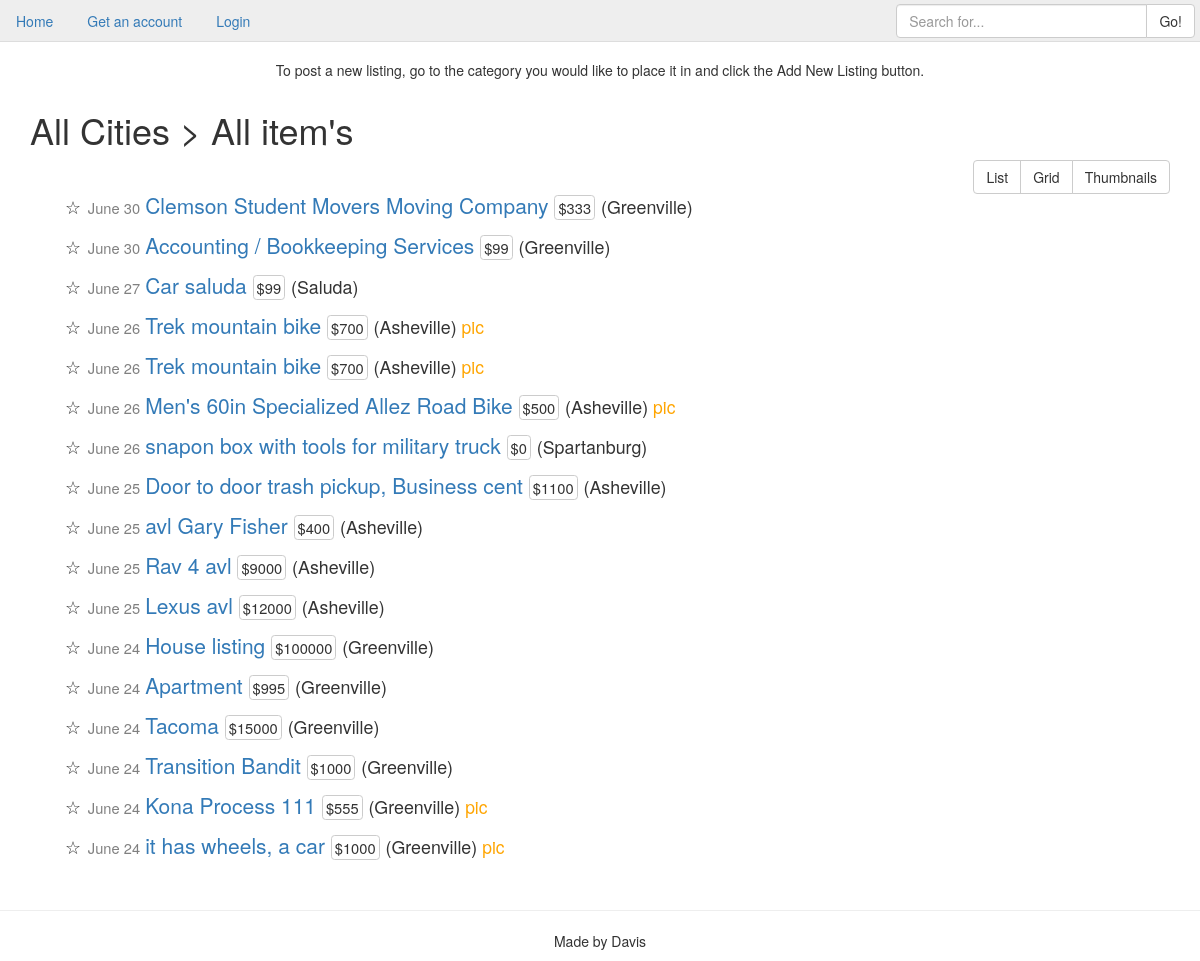
/search/, run on an earlier commit of the app's database.
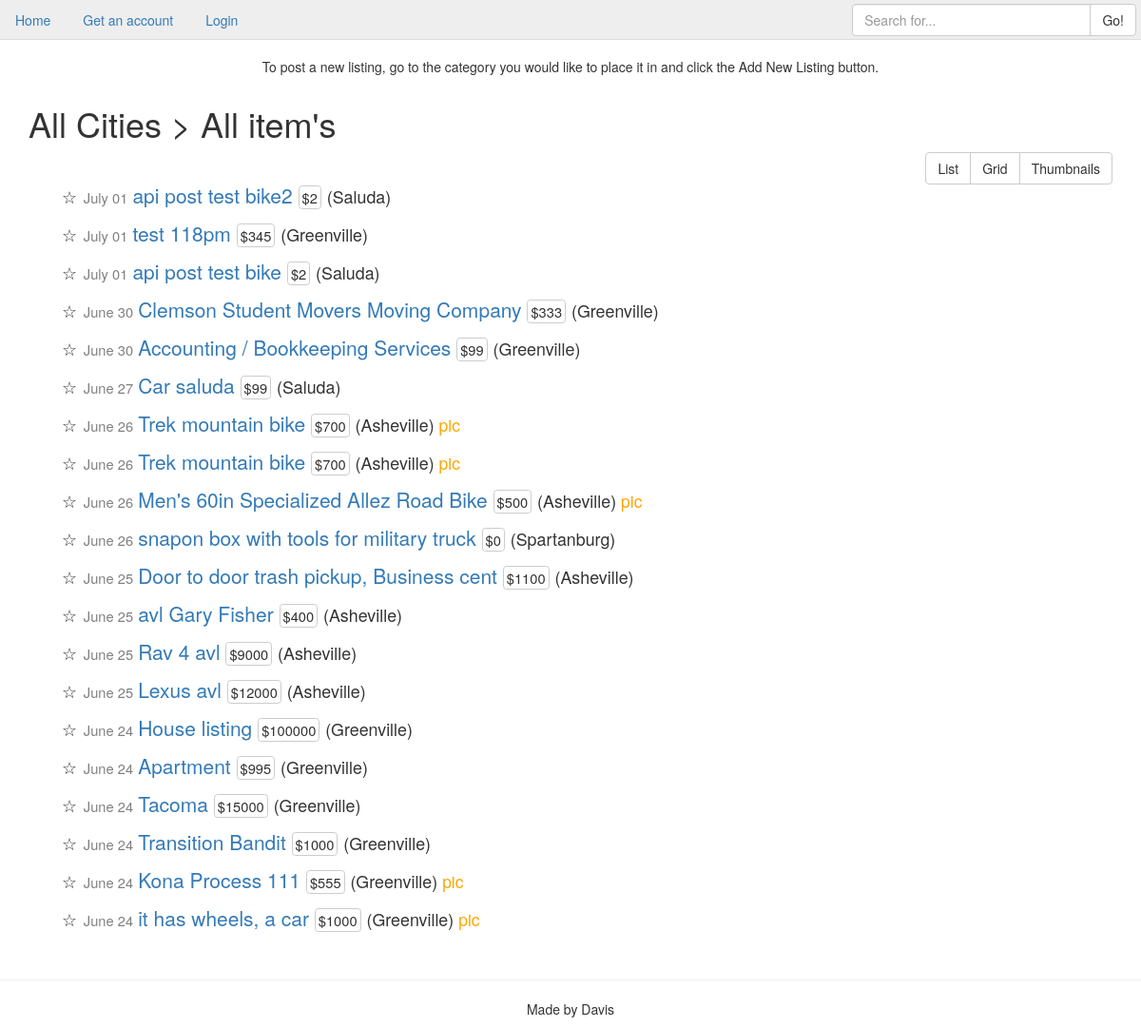
And on a later commit of the database.
### cl_app/models.py (models this page shows, shortened)
class Listing(models.Model):
    user = models.ForeignKey('auth.User')
    listing_city = models.ForeignKey(City)
    category = models.ForeignKey(ListingType)
    title = models.CharField(max_length=40)
    price = models.IntegerField()
    description = models.TextField()
    photo = models.ImageField(upload_to="listing_photos", null=True, blank=True, verbose_name="Listing Photo")
    created = models.DateTimeField(auto_now_add=True)
    class Meta:
        ordering = ['-created']
    @property
    def photo_url(self):
        if self.photo:
            return self.photo.url
        return "/media/listing_photos/classifieds-default.jpg"

class City(models.Model):
    city = models.CharField(max_length=20)
    def __str__(self):
        return self.city

### cl_app/views.py (the view)
# urls.py: url(r'^search/$', SearchListView.as_view(), name='search_list_view'),
class SearchListView(ListView):
    model = Listing
    def get_queryset(self):
        result = super().get_queryset()
        query = self.request.GET.get('q')
        if query:
            query_list = query.split()
            result = result.filter(
                reduce(operator.and_, (Q(title__icontains=q) for q in query_list)) |
                reduce(operator.and_, (Q(description__icontains=q) for q in query_list))
            )
        return result

### templates/cl_app/listing_list.html (shortened to what this page needs)
{% extends "base.html" %}
{% load staticfiles %}
{% block body %}
    <h1>
        {% if city %}
            {{ city }} >
        {% else %}
            All Cities >
        {% endif %}
        {% if category %}
            {{ category }}
        {% else %}
            All item's
        {% endif %}
    </h1>
    <div class="btn-group pull-right" role="group">
        <a href="#" id="listb" class="btn btn-default">List</a>
        <a href="#" id="gridb" class="btn btn-default">Grid</a>
        <a href="#" id="thumbb" class="btn btn-default">Thumbnails</a>
    </div>
    <br>
    <div class="row" id="list">
        {% for item in object_list %}
        <div class="item listing-list">
            <p><small>&#9734;</small>
                <span class="time">{{ item.created|date:"N d" }} </span>
                <a href="{% url 'listing_detail_view' item.pk %}">{{ item.title }} </a>
                <span class="price">${{ item.price }}</span>
                <small>({{ item.listing_city }}) </small>
                {% if item.photo %}
                <span class="pic">pic</span>
                {% endif %}
            </p>
        </div>
        {% empty %}
            <h4>Sorry, no items in this list.</h4>
        {% endfor %}
    </div>
    <br>
</div>
{% endblock %}

### templates/base.html (shortened to what this page needs)
{% load staticfiles %}
<!DOCTYPE html>
<html>
    <head>
        <link rel="stylesheet" href="{% static 'cl_app/css/bootstrap.min.css' %}">
        <link rel="stylesheet" href="{% static 'cl_app/css/main.css' %}">
    </head>
    <body>
        <ul class="nav nav-tabs navbar-fixed-top">
            <li role="presentation"><a href="{% url 'index_view' %}">Home</a></li>
            {% if request.user.is_authenticated %}
                <li role="presentation" class=""><a href="{% url 'profile_view' %}">Your Profile</a></li>
                <li role="presentation" class="pull-right"><a href="{% url 'logout' %}?next={% url 'index_view' %}">Log Out</a></li>
                <li role="presentation" class="disabled pull-right"><a href="#">Welcome {{ request.user }}</a></li>
            {% else %}
                <li role="presentation"><a href="{% url 'register_view' %}">Get an account</a></li>
                <li role="presentation"><a href="{% url 'login' %}">Login</a></li>
            {% endif %}
            <form id="searchform" action="{% url 'search_list_view' %}" method="get" accept-charset="utf-8">
                <div class="input-group col-md-3 pull-right">
                    <input class="form-control" id="searchbox" name="q" type="text" placeholder="Search for...">
                    <span class="input-group-btn">
                        <button class="btn btn-default" type="button">Go!</button>
                    </span>
                </div>
            </form>
        </ul>
        {% block hero %}
        <p class="text-center">To post a new listing, go to the category you would like to place it in and click the Add New Listing button.</p>
        {% endblock %}
        <div class="container">
            {% block body %}{% endblock %}
    </body>
    <footer>
        <hr>
        <p class="text-center">Made by Davis</p>
    </footer>
</html>

### cl_app/static/cl_app/css/main.css (style rules this page uses)
body { margin-top: 60px; }
.nav { background-color: #EEEEEE; }
.price { font-size: .7em; border: 1px solid #ccc; -webkit-border-radius: .25em; -moz-border-radius: .25em; border-radius: .25em; padding: 1px 3px; }
span.pic { color: orange; font-size: smaller; }
.time { font-size: 0.7em; line-height: 1em; padding: 1px; color: gray; vertical-align: middle; }
.listing-list { margin-left: 50px; margin-top: 10px; font-size: 1.5em; }
#searchform { margin-top: 4px; margin-right: 5px; }

What changed in the data, as far as the page shows it:
added Listing: created "July 01", title "api post test bike2", price "2", listing_city "Saluda"
added Listing: created "July 01", title "test 118pm", price "345", listing_city "Greenville"
added Listing: created "July 01", title "api post test bike", price "2", listing_city "Saluda"
